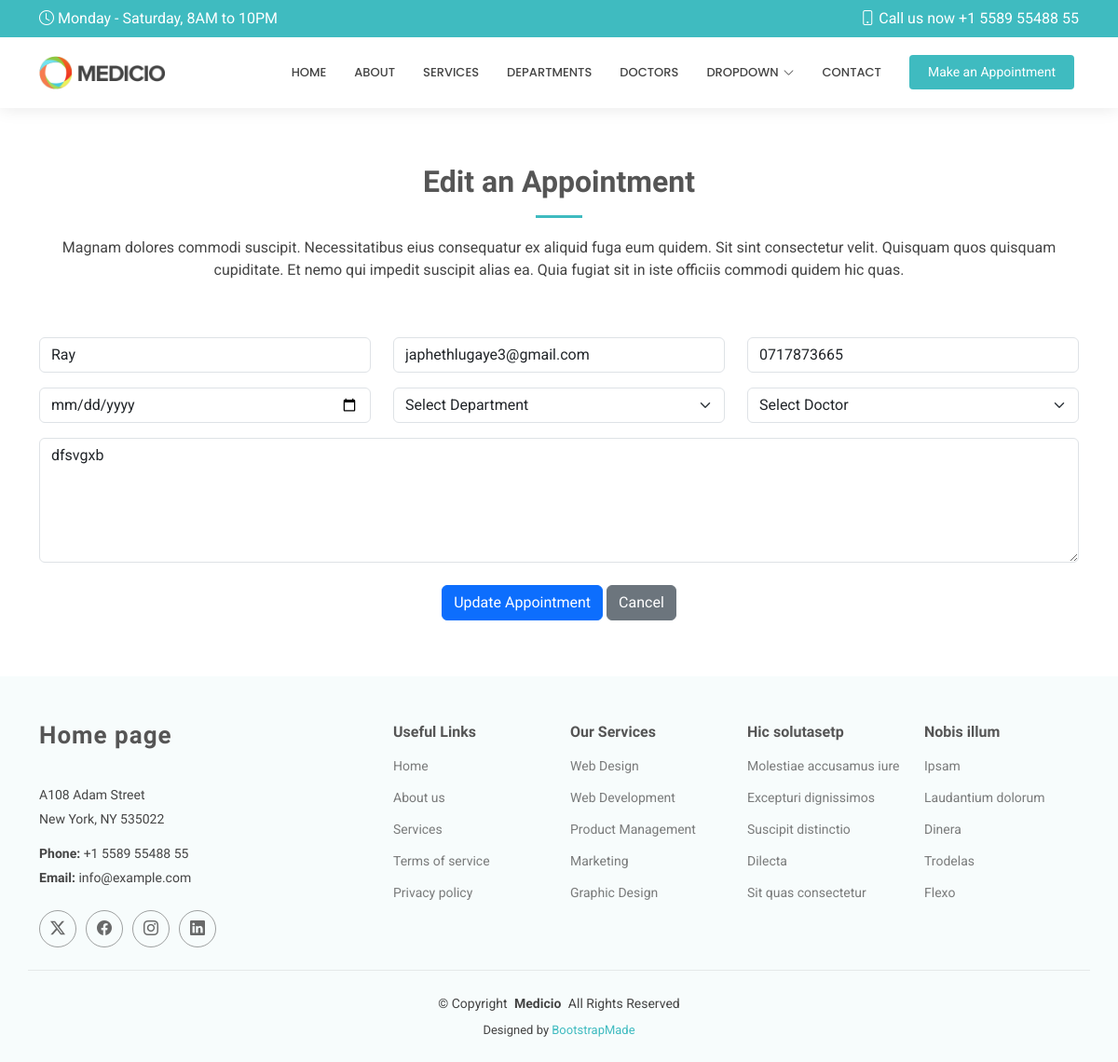
Screenshot of /edit/1 with the database file from the repository.
### HospitalApp/models.py (models this page shows, shortened)
class appointment(models.Model):
    name = models.CharField(max_length=150)
    email = models.EmailField()
    phone = models.CharField(max_length=150)
    date = models.DateTimeField()
    department = models.CharField(max_length=150)
    doctor = models.CharField(max_length=150)
    message = models.TextField()

### HospitalApp/views.py (the view)
# urls.py: path('edit/<int:id>', views.edit, name='edit'),
def edit(request,id):
    appointment1 = get_object_or_404(appointment,id=id)
    if request.method == 'POST':
        appointment1.name = request.POST.get('name')
        appointment1.email = request.POST.get('email')
        appointment1.phone = request.POST.get('phone')
        appointment1.date = request.POST.get('date')
        appointment1.department = request.POST.get('department')
        appointment1.doctor = request.POST.get('doctor')
        appointment1.message = request.POST.get('message')
        appointment1.save()
        return redirect('/show')
    else:
     return render(request,'edit.html',{'appointment1': appointment1})

### Templates/edit.html (shortened to what this page needs)
{% extends 'starter-page.html' %}
{% load static %}
{% block content %}
    <section id="appointment" class="appointment section-bg">
      <div class="container" data-aos="fade-up">
        <div class="section-title">
          <h2>Edit an Appointment</h2>
          <p>Magnam dolores commodi suscipit. Necessitatibus eius consequatur ex aliquid fuga eum quidem. Sit sint consectetur velit. Quisquam quos quisquam cupiditate. Et nemo qui impedit suscipit alias ea. Quia fugiat sit in iste officiis commodi quidem hic quas.</p>
        </div>
        <form method="post" role="form">
          <div class="row">
            <div class="col-md-4 form-group">
              <input type="text" name="name" class="form-control" id="name" value="{{ appointment1.name }}" placeholder="Your Name" required>
            </div>
            <div class="col-md-4 form-group mt-3 mt-md-0">
              <input type="email" class="form-control" name="email" id="email" value="{{ appointment1.email }}" placeholder="Your Email" required>
            </div>
            <div class="col-md-4 form-group mt-3 mt-md-0">
              <input type="tel" class="form-control" name="phone" id="phone" value="{{ appointment1.phone }}" placeholder="Your Phone" required>
            </div>
          </div>
          <div class="row">
            <div class="col-md-4 form-group mt-3">
              <input type="date" name="date" class="form-control datepicker" id="date" value="{{ appointment1.date }}" placeholder="Appointment Date" required>
            </div>
            <div class="col-md-4 form-group mt-3">
              <select name="department" id="department" class="form-select">
                <option value="">Select Department</option>
              </select>
            </div>
            <div class="col-md-4 form-group mt-3">
              <select name="doctor" id="doctor" class="form-select">
                <option value="">Select Doctor</option>
              </select>
            </div>
          </div>
          <div class="form-group mt-3">
            <textarea class="form-control" name="message" rows="5" placeholder="Message (Optional)">{{ appointment1.message }}</textarea>
          </div>
          <div class="text-center mt-4">
            <button type="submit" class="btn btn-primary">Update Appointment</button>
            <a href="{% url 'show' %}" class="btn btn-secondary">Cancel</a>
        </div>
        </form>
      </div>
    </section>
{% endblock %}

### static/assets/css/main.css (style rules this page uses)
:root { --default-font: "Roboto", system-ui, -apple-system, "Segoe UI", Roboto, "Helvetica Neue", Arial, "Noto Sans", "Liberation Sans", sans-serif, "Apple Color Emoji", "Segoe UI Emoji", "Segoe UI Symbol", "Noto Color Emoji"; --heading-font: "Raleway", sans-serif; --nav-font: "Poppins", sans-serif; }
:root { --background-color: #ffffff; --default-color: #444444; --heading-color: #555555; --accent-color: #3fbbc0; --surface-color: #ffffff; --contrast-color: #ffffff; }
:root { --nav-color: #444444; --nav-hover-color: #3fbbc0; --nav-mobile-background-color: #ffffff; --nav-dropdown-background-color: #ffffff; --nav-dropdown-color: #444444; --nav-dropdown-hover-color: #3fbbc0; }
:root { scroll-behavior: smooth; }
body { color: var(--default-color); background-color: var(--background-color); font-family: var(--default-font); }
a { color: var(--accent-color); text-decoration: none; transition: 0.3s; }
h1, h2, h3, h4, h5, h6 { color: var(--heading-color); font-family: var(--heading-font); }
section, .section { color: var(--default-color); background-color: var(--background-color); padding: 60px 0; scroll-margin-top: 120px; overflow: clip; }
.section-title { text-align: center; padding-bottom: 60px; position: relative; }
.section-title h2 { font-size: 32px; font-weight: 700; margin-bottom: 20px; padding-bottom: 20px; position: relative; }
.section-title h2:after { content: ""; position: absolute; display: block; width: 50px; height: 3px; background: var(--accent-color); left: 0; right: 0; bottom: 0; margin: auto; }
.section-title p { margin-bottom: 0; }

### rows the page displays
appointment: name "Ray", email "japhethlugaye3@gmail.com", phone "0717873665", message "dfsvgxb"
